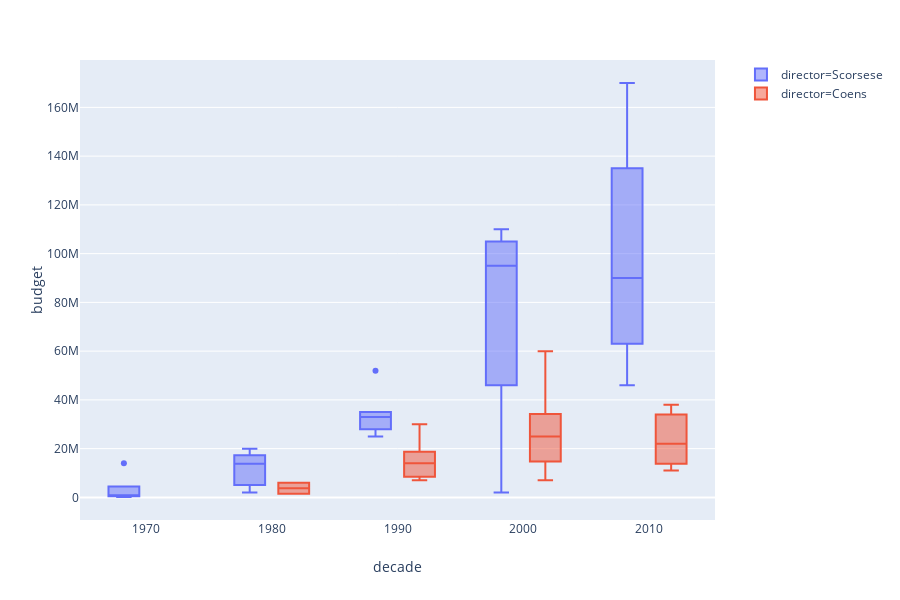

Notebook cell for this chart:
### Code cell
fig = px.box(directors[directors['budget']>0], x='decade', y='budget',
             color='director')
fig.show()

### Figure 1 — Plotly figure (JSON) as saved in the notebook; plotly's stock layout.template omitted (floating-point values rounded to 4 significant figures)
{"data": [{"alignmentgroup": "True", "hoverlabel": {"namelength": 0}, "hovertemplate": "director=Scorsese<br>decade=%{x}<br>budget=%{y}", "legendgroup": "director=Scorsese", "marker": {"color": "#636efa"}, "name": "director=Scorsese", "notched": false, "offsetgroup": "director=Scorsese", "orientation": "v", "showlegend": true, "type": "box", "x": [1970, 1970, 1980, 1990, 1990, 2000, 1980, 1990, 2000, 1990, 2000, 1980, 1980, 2010, 1970, 1980, 1990, 1970, 1980, 1970, 1990, 2010, 2000, 2010, 1980, 2010], "x0": " ", "xaxis": "x", "y": [1300000, 500000, 20000000, 52000000, 25000000, 90000000, 18000000, 35000000, 110000000, 34000000, 100000000, 4500000, 7000000, 80000000, 600000, 13800000, 32000000, 14000000, 15000000, 155000, 28000000, 170000000, 2000000, 100000000, 2000000, 46000000], "y0": " ", "yaxis": "y"}, {"alignmentgroup": "True", "hoverlabel": {"namelength": 0}, "hovertemplate": "director=Coens<br>decade=%{x}<br>budget=%{y}", "legendgroup": "director=Coens", "marker": {"color": "#EF553B"}, "name": "director=Coens", "notched": false, "offsetgroup": "director=Coens", "orientation": "v", "showlegend": true, "type": "box", "x": [2000, 2000, 2000, 2000, 2010, 2010, 2010, 1990, 1990, 1990, 1990, 1980, 1980, 2000, 2000, 1990, 2000], "x0": " ", "xaxis": "x", "y": [37000000, 13000000, 25000000, 7000000, 38000000, 11000000, 22000000, 7000000, 15000000, 9000000, 14000000, 6000000, 1500000, 26000000, 20000000, 30000000, 60000000], "y0": " ", "yaxis": "y"}], "layout": {"boxmode": "group", "height": 600, "legend": {"tracegroupgap": 0}, "margin": {"t": 60}, "xaxis": {"anchor": "y", "domain": [0, 0.98], "title": {"text": "decade"}}, "yaxis": {"anchor": "x", "domain": [0, 1], "title": {"text": "budget"}}}}
